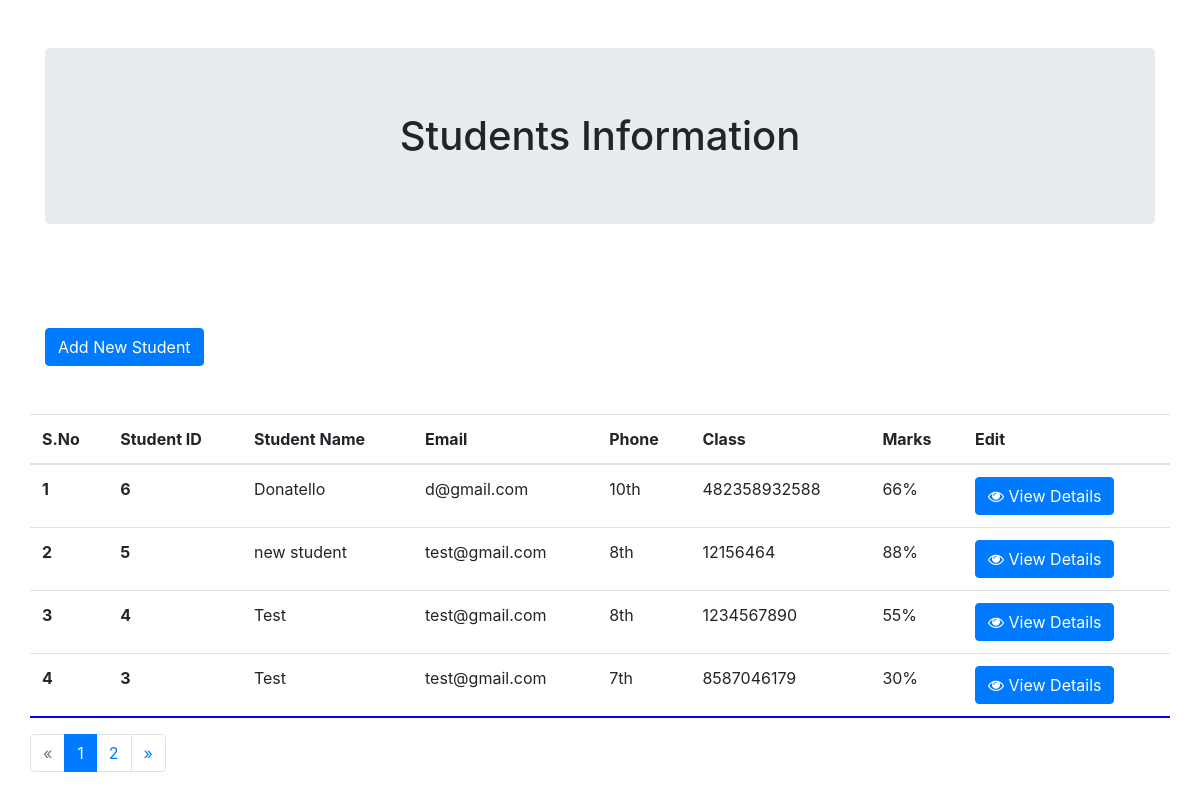
The page / on the database its author committed.
### students/models.py (models this page shows, shortened)
class student(models.Model):
    classes = [
        ('5th', 'Class 5th'),
        ('6th', 'Class 6th'),
        ('7th', 'Class 7th'),
        ('8th', 'Class 8th'),
        ('9th', 'Class 9th'),
        ('10th', 'Class 10th'),
    ]
    name = models.CharField(max_length=500, verbose_name='Student Name')
    fname = models.CharField(max_length=500, verbose_name='Father Name')
    dob = models.DateField(auto_now_add=False, verbose_name='Date of Birth')
    address = models.CharField(max_length=500)
    city = models.CharField(max_length=50)
    state = models.CharField(max_length=50)
    pin = models.CharField(max_length=500)
    phone = models.IntegerField()
    email = models.EmailField(max_length=254)
    classes = models.CharField(max_length=50, choices=classes)
    marks = models.IntegerField(verbose_name='Percentage')
    enrolled = models.DateTimeField(auto_now_add=True)

### students/views.py (the view)
# urls.py: 2. Add a URL to urlpatterns:  path('', views.home, name='home')
def home(request):
    stu = student.objects.all().order_by('-enrolled')
    paginator = Paginator(stu, 4)
    page = request.GET.get('page')
    try:
        studs = paginator.page(page)
    except PageNotAnInteger:
        studs = paginator.page(1)
    except EmptyPage:
        studs = paginator.page(paginator.num_pages)
    context = {'stu':stu, 'studs':studs}
    return render(request, 'index.html', context)

### templates/index.html (shortened to what this page needs)
{% load static %}
<!doctype html>
<html lang="en">
<head>
  <link rel="stylesheet" href="https://maxcdn.bootstrapcdn.com/bootstrap/4.0.0/css/bootstrap.min.css"
>
  <link rel="stylesheet" href="https://cdnjs.cloudflare.com/ajax/libs/font-awesome/4.7.0/css/font-awesome.min.css">
</head>
<body>
  <div class="col-lg-12">
    <div class="container">
      <div class="row">
        <div class="col-lg-12">
          <div class="row">
            <div class="col-lg-12 text-center mt-5">
              <h4 class="h1 jumbotron">Students Information</h4> <br>
            </div>
            <div class="col-lg-6 mt-5 mb-5">
              <a href="{% url 'add' %}" class="btn btn-primary">Add New Student</a>
            </div>
            <div class="col-lg-6"></div>
          </div>
        </div>
        <table class="table table-hover" style="height:300px; overflow-y:scroll; border-bottom:2px blue solid;">
          <thead>
            <tr>
              <th scope="col">S.No</th>
              <th scope="col">Student ID</th>
              <th scope="col">Student Name</th>
              <th scope="col">Email</th>
              <th scope="col">Phone</th>
              <th scope="col">Class</th>
              <th scope="col">Marks</th>
              <th scope="col">Edit</th>
            </tr>
          </thead>
          <tbody>
            {% for i in studs %}
            <tr>
              <th scope="row">{{forloop.counter}}</th>
              <th scope="row">{{i.id}}</th>
              <td>{{i.name}}</td>
              <td>{{i.email}}</td>
              <td>{{i.classes}}</td>
              <td>{{i.phone}}</td>
              <td>{{i.marks}}%</td>
              <td><button type="button" class="btn btn-primary" data-toggle="modal" data-target="#demo{{i.id}}">
                  <i class="fa fa-eye" aria-hidden="true"></i> View Details
                </button></td>
            </tr>
            {% endfor %}
          </tbody>
        </table>
        <nav aria-label="Page navigation example text-center">
          {% if studs.has_other_pages %}
          <ul class="pagination">
            {% if studs.has_previous %}
            <li class="page-item"><a class="page-link" href="?page={{ studs.previous_page_number }}">&laquo;</a></li>
            {% else %}
            <li class="disabled page-item"><span class="page-link">&laquo;</span></li>
            {% endif %}
            {% for i in studs.paginator.page_range %}
            {% if studs.number == i %}
            <li class="page-item active"><span class="page-link">{{ i }} <span class="sr-only">(current)</span></span>
            </li>
            {% else %}
            <li class="page-item"><a class="page-link" href="?page={{ i }}">{{ i }}</a></li>
            {% endif %}
            {% endfor %}
            {% if studs.has_next %}
            <li class="page-item"><a class="page-link" href="?page={{ studs.next_page_number }}">&raquo;</a></li>
            {% else %}
            <li class="page-item disabled"><span>&raquo;</span></li>
            {% endif %}
          </ul>
          {% endif %}
        </nav>
      </div>
    </div>
  </div>
</body>
</html>

### rows shown on the page
student: id "6", name "Donatello", email "d@gmail.com", classes "10th", phone "482358932588", marks "66"
student: id "5", name "new student", email "test@gmail.com", classes "8th", phone "12156464", marks "88"
student: id "4", name "Test", email "test@gmail.com", classes "8th", phone "1234567890", marks "55"
student: id "3", name "Test", email "test@gmail.com", classes "7th", phone "8587046179", marks "30"

### other values the page prints
{{ i }} "1"
{{ i }} "2"
